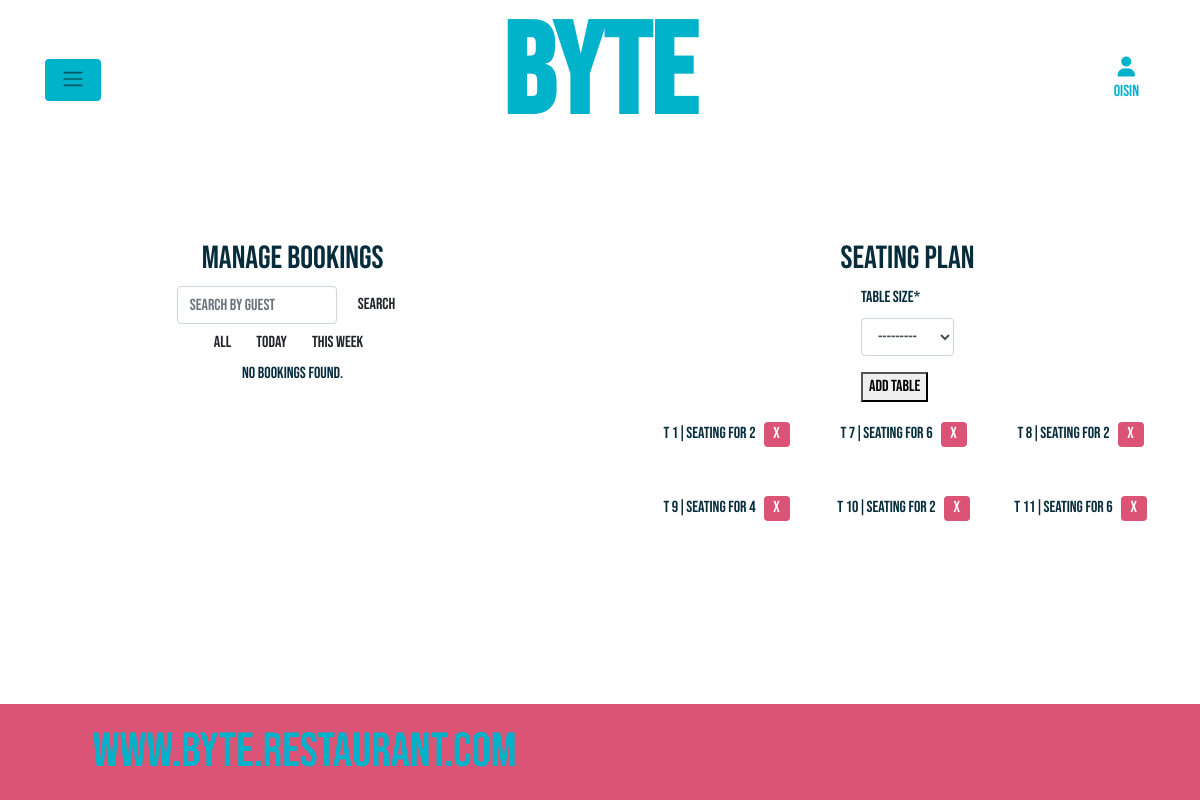
The page /bookings/bookings/manage/ (signed in) on the database as committed earlier.
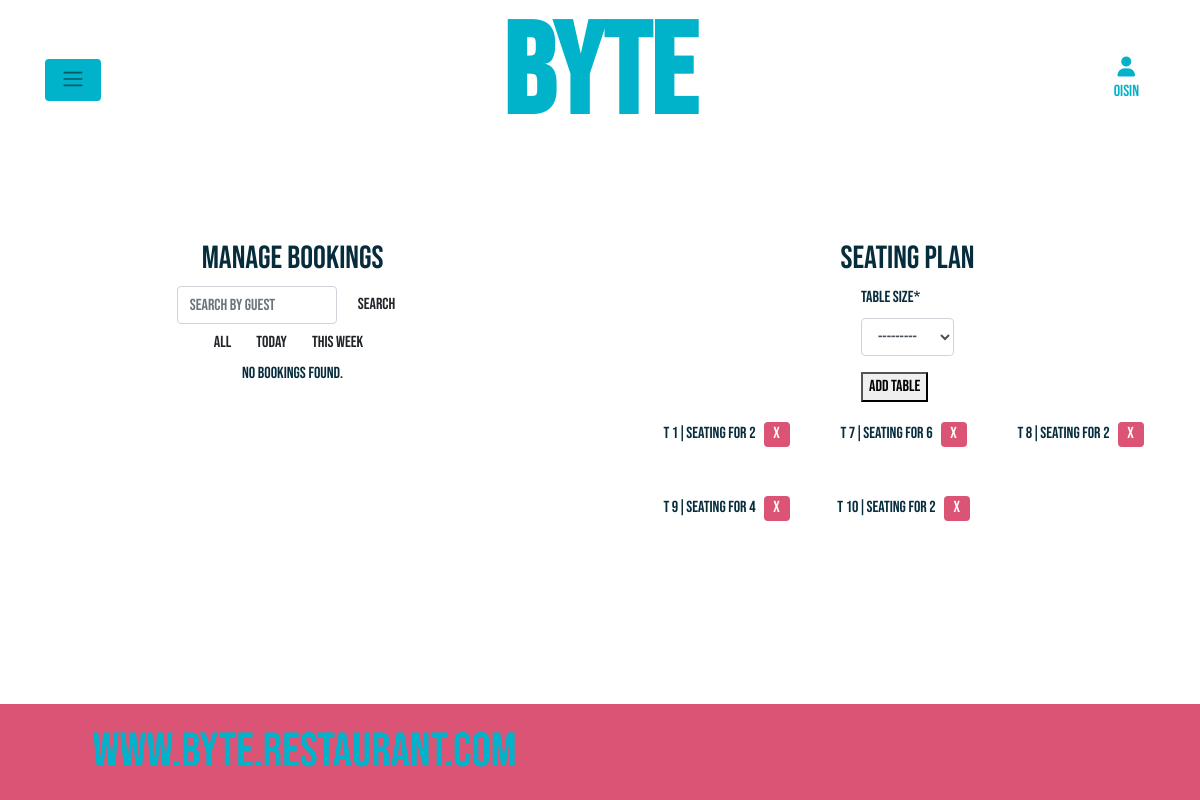
The same page on the database as committed later.
### bookings/models.py (models this page shows, shortened)
class Table(models.Model):
    TABLE_SIZES = (
        ('2', '2-seater'),
        ('4', '4-seater'),
        ('6', '6-seater'),
    )
    number = models.IntegerField(unique=True, blank=True,
                                 null=True, editable=False)
    size = models.CharField(max_length=1, choices=TABLE_SIZES)
    objects = TableManager()

### bookings/views.py (the view)
def bookings_management(request):
    if request.method == 'POST':
        form = TableForm(request.POST)
        if form.is_valid():
            table = form.save(commit=False)
            table.save()
            messages.success(request, 'New table added to seating plan.')
            return redirect('bookings_management')
    else:
        form = TableForm()
    def next_day(date):
        """Returns the next day from a given date."""
        next_day = date + timedelta(days=1)
        return make_aware(datetime(next_day.year,
                          next_day.month, next_day.day, 0, 0, 0))
    tables = Table.objects.all().order_by('number')
    """Get search query from request"""
    search_query = request.GET.get('search', '')
    """Get filter query from request"""
    filter_query = request.GET.get('filter', '')
    """Set the date range for filter"""
    now = datetime.now()
    today = make_aware(datetime(now.year, now.month, now.day, 0, 0, 0))
    next_week = today + timedelta(days=7)
    """Filter bookings by not earlier than the current day"""
    bookings = Booking.objects.filter(start_time__gte=today)
    """Filter bookings by user name if search query is provided"""
    if search_query:
        bookings = bookings.filter(user__username__icontains=search_query)
    """Filter bookings by day or week if filter query is provided"""
    if filter_query == 'day':
        start_date = today
        end_date = next_day(start_date)
        bookings = bookings.filter(start_time__range=(start_date, end_date))
    elif filter_query == 'week':
        start_date = today
        end_date = start_date + timedelta(days=7)
        bookings = bookings.filter(start_time__range=(start_date, end_date))
    elif filter_query == 'all':
        """Order the bookings by user name,
            size of party, start time and date"""
        bookings = bookings.order_by('user__username',
                                     'size_of_party', 'start_time')
    context = {
        'table_form': form,
        'bookings': bookings,
        'filter_query': filter_query,
        'search_query': search_query,
        'tables': tables
    }
    return render(request, 'bookings/bookings_management.html', context)

### bookings/forms.py
class TableForm(forms.ModelForm):
    def __init__(self, *args, **kwargs):
        super().__init__(*args, **kwargs)
        self.helper = FormHelper()
        self.helper.form_tag = False
        self.helper.layout = Layout(
            Row(
                Column('size', css_class='form-group col-md-6 mb-0'),
                css_class='form-row'
            ),
        )
    class Meta:
        model = Table
        fields = ('size',)
        labels = {'size': 'Table Size'}
        widgets = {
            'size': forms.Select(attrs={'class': 'form-control'}),
        }

### bookings/templates/bookings/bookings_management.html (shortened to what this page needs)
{% extends "base.html" %}
{% load crispy_forms_tags %}
{% block content %}
{% if user.is_superuser %}
<div class="row">
  <div class="booking-form col-md-6">
    <h2>Manage Bookings</h2>
    <form class="form-inline float-right">
      <input class="form-control mr-sm-2" type="text" placeholder="Search by guest" name="search">
      <button class="btn my-2 my-sm-0" type="submit">Search</button>
    </form>
    <div class="btn-group mr-2" role="group">
      <a href="?filter=all" class="btn">All</a>
      <a href="?filter=day" class="btn">Today</a>
      <a href="?filter=week" class="btn">This week</a>
    </div>
    {% if bookings %}
    <div class="table-responsive booking-list-scroller">
      <table class="table">
        <thead>
          <tr >
            <th>User name</th>
            <th>Size of party</th>
            <th>Table ID</th>
            <th>Start time</th>
            <th>Email</th>
            <th>Messages</th>
          </tr>
        </thead>
        <tbody>
          {% for booking in bookings %}
          <tr>
            <td><a href="{% url 'edit_booking' booking_id=booking.id %}">{{ booking.user.username }}</a></td>
            <td>{{ booking.size_of_party }}</td>
            <td>{{ booking.table.number }}</td>
            <td>{{ booking.start_time }}</td>
            <td>{{ booking.email }}</td>
            <td class="hover-message">
              <p>see message</p>
              <div class="hover-message-appear">
                <p>
                  {{ booking.additional }}
                </p>
              </div>
            </td>
            <td><a href="{% url 'delete_booking' booking_id=booking.id %}" class="btn btn-primary">Cancel</a></td>
          </tr>
          {% endfor %}
        </tbody>
      </table>
    </div>
    {% else %}
    <p>No bookings found.</p>
    {% endif %}
  </div>
  <div class="booking-form col-md-6">
    <h2>Seating plan</h2>
    <form method="POST" id="table-form">
      {{ table_form|crispy }}
      <button type="submit">Add Table</button>
    </form>
      <div class="container table-list">
        {% for table in tables %}
        <div class="table-item">
          T {{ table.number }}|Seating for {{ table.size }}
          <a href="{% url 'delete_table' table_id=table.id %}" class="btn delete-button">
            X
          </a>
        </div>
    {% endfor %}
  </div>
</div>
{% else %}
    <script>
        window.location.href = "{% url 'home' %}";
    </script>
{% endif %}
{% endblock %}

Rows that differ between the two databases and show on the page:
removed Table: number "11", size "6"
